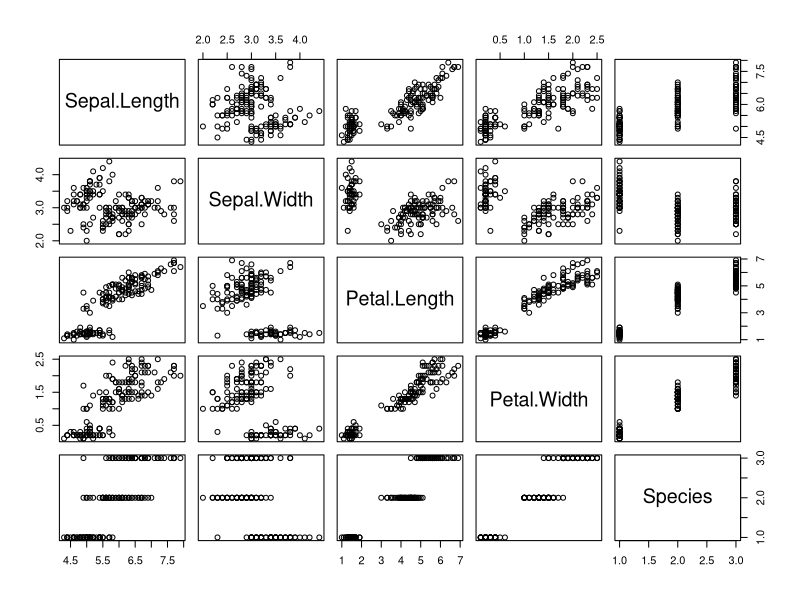
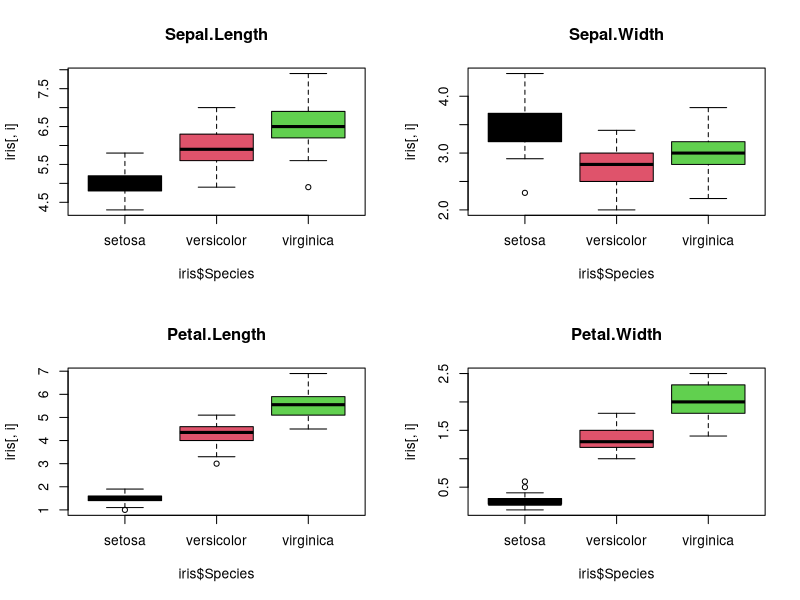

Write R code to recreate these figures, in order. (Note: this script raises an error after producing the figures.)
#Iris data The dataset “Fishers Iris data” is aclassical dataset used in many examples. The dataset consists of 150 observations/objects, 50 Iris Setosa, 50 Iris versicolor and 50 Iris virginica. The flowers on these plant have been measured (mm). The measured variables are sepal length, sepal width, petal length and petalwidth (4 variables). The original hypothesis was that versicolor was a hybrid of the two other species.   
#1.Read in the data iris.txt. 
iris <- read.delim("data/iris.txt")
#2.Make descriptive plots.
par(mfrow = c(4,4))
plot(iris)
str(iris)

par(mfrow = c(2,2))
for (i in 1:5) boxplot(iris[,i] ~ iris$Species, col = 1:3, 
                        main=paste(names(iris)[i]))

#3.Carry out a PCA on scaled data.

iris_subset <- iris[, 1:4]
round(var(iris_subset),digits=2)
round(var(scale(iris_subset)),digits=2)
X<-var(scale(iris_subset))
X
sum(diag(X))
T<-eigen(X)$vectors
T
Lambda<-t(T)%*%X%*%T
Lambda
#a. How many principal components are need for an adequate description of  the variation in data? 
#3???
plot(100*(4-cumsum(diag(Lambda)))/4,type="b",main="Percentage Variance Unexplained",
     xlab='Number of eigenvectors included',
     ylab='Percentage of total variance')
#b.Describe how you chose the number of principal components. 
#after 3, there is no further decrease in the unexplained variance.

#4.How can the principal components be interpreted? 
iris.PC<- PCA(scale(iris_subset))

head(iris.PC$loadings,n=3)
head(T,n=3)
head(iris.PC$scores,n=3)
head(scale(iris_subset)%*%T,n=3)

iris.PC$var
iris.PC$totalvar
iris.PC$centered.data

plot(1:4,iris.PC$var,xlab="PC",ylab="var")

scoreplot(iris.PC, col = vintages, pch= as.numeric(vintages), lwd=2)

#5.Can the principal components be used to distinguish between the sorts? 
#6.Investigate if the model fits well: look at residuals and influential observations (leverage)